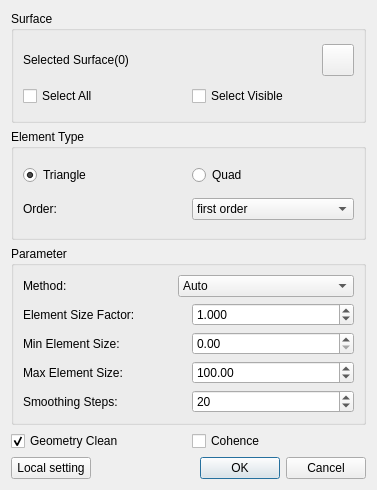
<?xml version="1.0" encoding="UTF-8"?>
<ui version="4.0">
 <class>SurfaceMeshDialog</class>
 <widget class="QDialog" name="SurfaceMeshDialog">
  <property name="geometry">
   <rect>
    <x>0</x>
    <y>0</y>
    <width>377</width>
    <height>490</height>
   </rect>
  </property>
  <property name="windowTitle">
   <string>Surfafce Mesh</string>
  </property>
  <layout class="QGridLayout" name="gridLayout_3">
   <item row="2" column="0" colspan="2">
    <widget class="QGroupBox" name="groupBox_3">
     <property name="title">
      <string>Parameter</string>
     </property>
     <layout class="QGridLayout" name="gridLayout_2">
      <item row="0" column="0">
       <widget class="QLabel" name="label_2">
        <property name="sizePolicy">
         <sizepolicy hsizetype="Expanding" vsizetype="Preferred">
          <horstretch>0</horstretch>
          <verstretch>0</verstretch>
         </sizepolicy>
        </property>
        <property name="text">
         <string>Method:</string>
        </property>
       </widget>
      </item>
      <item row="0" column="1">
       <widget class="QComboBox" name="MethodComboBox">
        <item>
         <property name="text">
          <string>Auto</string>
         </property>
        </item>
        <item>
         <property name="text">
          <string>Mesh Adapt</string>
         </property>
        </item>
        <item>
         <property name="text">
          <string>Delaunay</string>
         </property>
        </item>
        <item>
         <property name="text">
          <string>Frontal</string>
         </property>
        </item>
        <item>
         <property name="text">
          <string>Delaunay for quad</string>
         </property>
        </item>
        <item>
         <property name="text">
          <string>Packing for parallelograms</string>
         </property>
        </item>
       </widget>
      </item>
      <item row="1" column="0" colspan="2">
       <layout class="QHBoxLayout" name="horizontalLayout_4">
        <item>
         <widget class="QLabel" name="label_3">
          <property name="text">
           <string>Element Size Factor:</string>
          </property>
         </widget>
        </item>
        <item>
         <widget class="QDoubleSpinBox" name="SizeFacDoubleSpinBox">
          <property name="decimals">
           <number>3</number>
          </property>
          <property name="minimum">
           <double>0.001000000000000</double>
          </property>
          <property name="maximum">
           <double>9999999999.000000000000000</double>
          </property>
          <property name="singleStep">
           <double>0.100000000000000</double>
          </property>
          <property name="value">
           <double>1.000000000000000</double>
          </property>
         </widget>
        </item>
       </layout>
      </item>
      <item row="2" column="0" colspan="2">
       <layout class="QHBoxLayout" name="horizontalLayout_5">
        <item>
         <widget class="QLabel" name="label_4">
          <property name="text">
           <string>Min Element Size:</string>
          </property>
         </widget>
        </item>
        <item>
         <widget class="QDoubleSpinBox" name="MinSizeDoubleSpinBox">
          <property name="maximum">
           <double>9999999999999.000000000000000</double>
          </property>
         </widget>
        </item>
       </layout>
      </item>
      <item row="3" column="0" colspan="2">
       <layout class="QHBoxLayout" name="horizontalLayout_6">
        <item>
         <widget class="QLabel" name="label_5">
          <property name="text">
           <string>Max Element Size:</string>
          </property>
         </widget>
        </item>
        <item>
         <widget class="QDoubleSpinBox" name="MaxSizeDoubleSpinBox">
          <property name="maximum">
           <double>9999999999999.000000000000000</double>
          </property>
          <property name="value">
           <double>100.000000000000000</double>
          </property>
         </widget>
        </item>
       </layout>
      </item>
      <item row="4" column="0" colspan="2">
       <layout class="QHBoxLayout" name="horizontalLayout_7">
        <item>
         <widget class="QLabel" name="label_6">
          <property name="text">
           <string>Smoothing Steps:</string>
          </property>
         </widget>
        </item>
        <item>
         <widget class="QSpinBox" name="smoothingSpinBox">
          <property name="maximum">
           <number>1000</number>
          </property>
          <property name="value">
           <number>20</number>
          </property>
         </widget>
        </item>
       </layout>
      </item>
     </layout>
    </widget>
   </item>
   <item row="3" column="0">
    <widget class="QCheckBox" name="geoCleanCheckBox">
     <property name="text">
      <string>Geometry Clean</string>
     </property>
     <property name="checked">
      <bool>true</bool>
     </property>
    </widget>
   </item>
   <item row="4" column="0" colspan="2">
    <layout class="QHBoxLayout" name="horizontalLayout_3">
     <item>
      <widget class="QPushButton" name="localButton">
       <property name="text">
        <string>Local setting</string>
       </property>
      </widget>
     </item>
     <item>
      <spacer name="horizontalSpacer">
       <property name="orientation">
        <enum>Qt::Horizontal</enum>
       </property>
       <property name="sizeHint" stdset="0">
        <size>
         <width>40</width>
         <height>20</height>
        </size>
       </property>
      </spacer>
     </item>
     <item>
      <widget class="QDialogButtonBox" name="buttonBox">
       <property name="orientation">
        <enum>Qt::Horizontal</enum>
       </property>
       <property name="standardButtons">
        <set>QDialogButtonBox::Cancel|QDialogButtonBox::Ok</set>
       </property>
      </widget>
     </item>
    </layout>
   </item>
   <item row="3" column="1">
    <widget class="QCheckBox" name="gridCoplanarCheckBox">
     <property name="text">
      <string>Cohence</string>
     </property>
    </widget>
   </item>
   <item row="0" column="0" colspan="2">
    <widget class="QGroupBox" name="groupBox">
     <property name="title">
      <string>Surface</string>
     </property>
     <layout class="QGridLayout" name="gridLayout">
      <item row="1" column="0" colspan="2">
       <layout class="QHBoxLayout" name="horizontalLayout_8">
        <item>
         <widget class="QCheckBox" name="selectall">
          <property name="text">
           <string>Select All</string>
          </property>
         </widget>
        </item>
        <item>
         <widget class="QCheckBox" name="selectvisible">
          <property name="text">
           <string>Select Visible</string>
          </property>
         </widget>
        </item>
       </layout>
      </item>
      <item row="0" column="0">
       <widget class="QLabel" name="planelabel">
        <property name="text">
         <string>Selected Surface(0)</string>
        </property>
       </widget>
      </item>
      <item row="0" column="1">
       <widget class="QPushButton" name="geoSelectSurface">
        <property name="sizePolicy">
         <sizepolicy hsizetype="Minimum" vsizetype="Minimum">
          <horstretch>0</horstretch>
          <verstretch>0</verstretch>
         </sizepolicy>
        </property>
        <property name="minimumSize">
         <size>
          <width>32</width>
          <height>32</height>
         </size>
        </property>
        <property name="maximumSize">
         <size>
          <width>32</width>
          <height>32</height>
         </size>
        </property>
        <property name="styleSheet">
         <string notr="true">background-image: url(:/QUI/geometry/selectface.png);</string>
        </property>
        <property name="text">
         <string/>
        </property>
        <property name="checkable">
         <bool>true</bool>
        </property>
       </widget>
      </item>
     </layout>
    </widget>
   </item>
   <item row="1" column="0" colspan="2">
    <widget class="QGroupBox" name="groupBox_2">
     <property name="title">
      <string>Element Type</string>
     </property>
     <layout class="QVBoxLayout" name="verticalLayout">
      <item>
       <layout class="QHBoxLayout" name="horizontalLayout">
        <item>
         <widget class="QRadioButton" name="TriRadioButton">
          <property name="text">
           <string>Triangle</string>
          </property>
          <property name="checked">
           <bool>true</bool>
          </property>
         </widget>
        </item>
        <item>
         <widget class="QRadioButton" name="QuadRadioButton">
          <property name="text">
           <string>Quad</string>
          </property>
         </widget>
        </item>
       </layout>
      </item>
      <item>
       <layout class="QHBoxLayout" name="horizontalLayout_2">
        <item>
         <widget class="QLabel" name="label">
          <property name="text">
           <string>Order:</string>
          </property>
         </widget>
        </item>
        <item>
         <widget class="QComboBox" name="OrderComboBox">
          <item>
           <property name="text">
            <string>first order</string>
           </property>
          </item>
          <item>
           <property name="text">
            <string>second order</string>
           </property>
          </item>
         </widget>
        </item>
       </layout>
      </item>
     </layout>
    </widget>
   </item>
  </layout>
 </widget>
 <resources>
  <include location="../qrc/qianfan.qrc"/>
 </resources>
 <connections>
  <connection>
   <sender>buttonBox</sender>
   <signal>accepted()</signal>
   <receiver>SurfaceMeshDialog</receiver>
   <slot>accept()</slot>
   <hints>
    <hint type="sourcelabel">
     <x>248</x>
     <y>254</y>
    </hint>
    <hint type="destinationlabel">
     <x>157</x>
     <y>274</y>
    </hint>
   </hints>
  </connection>
  <connection>
   <sender>buttonBox</sender>
   <signal>rejected()</signal>
   <receiver>SurfaceMeshDialog</receiver>
   <slot>reject()</slot>
   <hints>
    <hint type="sourcelabel">
     <x>316</x>
     <y>260</y>
    </hint>
    <hint type="destinationlabel">
     <x>286</x>
     <y>274</y>
    </hint>
   </hints>
  </connection>
 </connections>
</ui>
